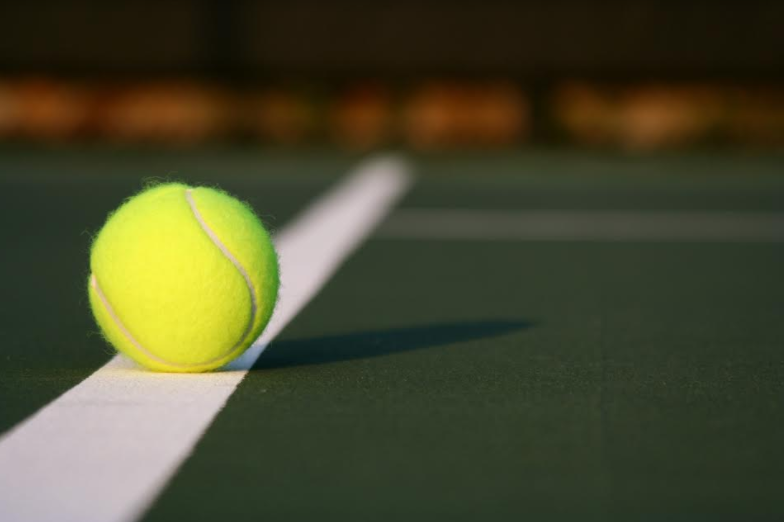
#> input picture tennis.png, 784 x 522 px
$ python static_im.py
#> lines starting #> are read from the running program, lines starting #| are printed output that depends on the picture; after the words box and inside, x2 and y2 are one past the last pixel; in counts of white or black regions, pixels touching at a corner belong together
import numpy as np
import cv2

img = cv2.imread("tennis.png", cv2.IMREAD_COLOR)
#> img is the input picture: shape (522, 784, 3); mean B, G, R 45.6, 72.7, 72
hsv = cv2.cvtColor(img, cv2.COLOR_BGR2HSV)
#> hsv: shape (522, 784, 3); mean H, S, V 44.7, 119.9, 78.6

# Thresholds for extracting the tennis ball
# lower = [int(x) for x in input("Enter three lower numbers:").split(" ")]
# upper = [int(x) for x in input("Enter three upper numbers:").split(" ")]
lower = [0, 125, 150]
upper = [255, 255, 255]
lower_yellow = np.array(lower)
upper_yellow = np.array(upper)

mask = cv2.inRange(hsv, lower_yellow, upper_yellow)
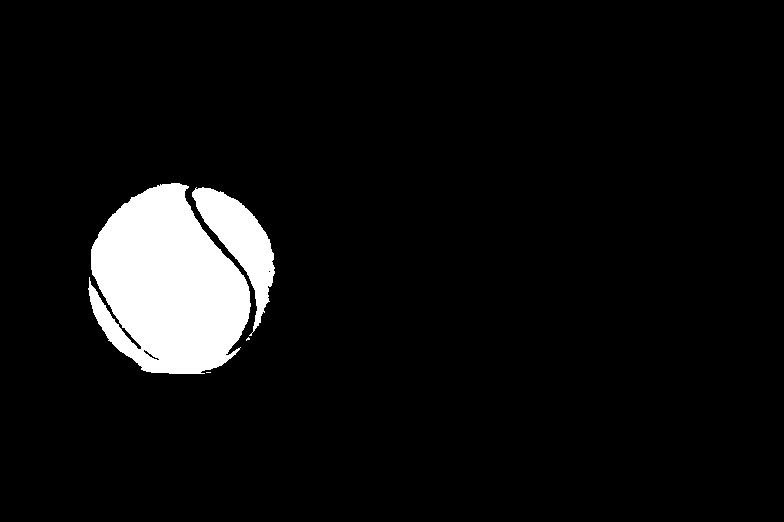
#> mask: shape (522, 784); 6.4% white; 4 white regions (2 under 20 px), largest, box (x1, y1, x2, y2) and area: (88, 183, 251, 374) 21839, (192, 187, 275, 336) 4417

# Bitwise-AND mask and original image
res = cv2.bitwise_and(img, img, mask=mask)
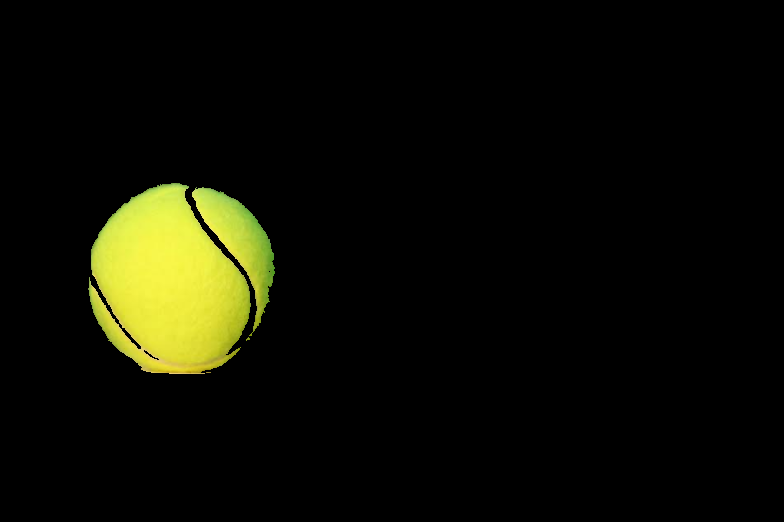
#> res: shape (522, 784, 3); mean B, G, R 4.1, 14.3, 13.8
blurred = cv2.medianBlur(res,5)
print(blurred.shape)
#| (522, 784, 3)
circles = (cv2.HoughCircles(blurred[:,:,2], cv2.HOUGH_GRADIENT, 1, 50,
           param1=50, param2=50, minRadius=0, maxRadius=0))
#> circles = [[179.5, 281.5, 91]]

circles = np.uint16(np.around(circles))
#> circles = [[180, 282, 91]]
for i in circles[0,:]:
    # draw the outer circle
    cv2.circle(img,(i[0],i[1]),i[2],(0,255,0),2)
    # draw the center of the circle
    cv2.circle(img,(i[0],i[1]),2,(0,0,255),3)
#> this loop made 1 pass
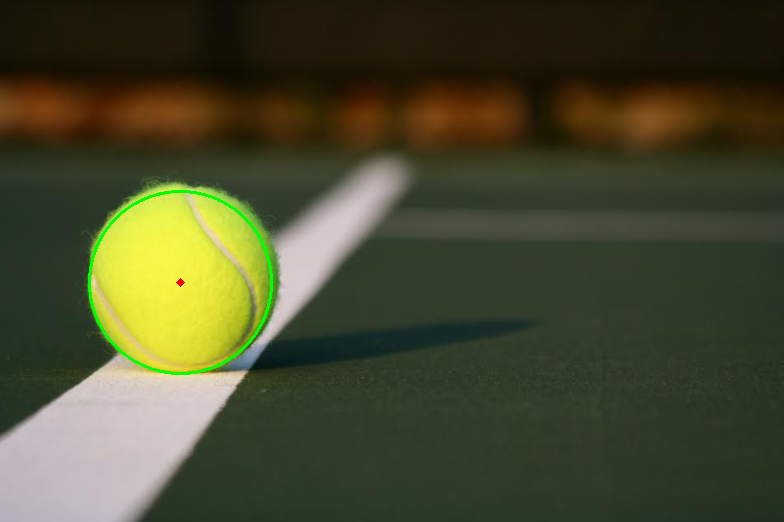
#> img: shape (522, 784, 3); 0.42% of pixels changed, all inside (x1, y1, x2, y2) = (88, 190, 273, 375)

cv2.imshow('frame', img)
cv2.imshow('mask', mask)
cv2.imshow('res', res)
cv2.waitKey(0)
cv2.destroyAllWindows()
